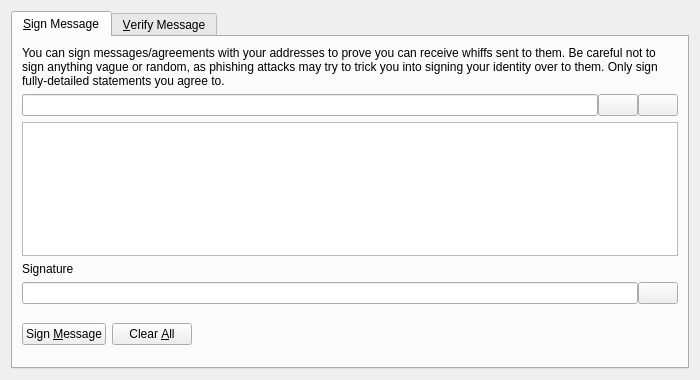
<?xml version="1.0" encoding="UTF-8"?>
<ui version="4.0">
 <class>SignVerifyMessageDialog</class>
 <widget class="QDialog" name="SignVerifyMessageDialog">
  <property name="geometry">
   <rect>
    <x>0</x>
    <y>0</y>
    <width>700</width>
    <height>380</height>
   </rect>
  </property>
  <property name="windowTitle">
   <string>Signatures - Sign / Verify a Message</string>
  </property>
  <property name="modal">
   <bool>true</bool>
  </property>
  <layout class="QVBoxLayout" name="verticalLayout">
   <item>
    <widget class="QTabWidget" name="tabWidget">
     <property name="currentIndex">
      <number>0</number>
     </property>
     <widget class="QWidget" name="tabSignMessage">
      <attribute name="title">
       <string>&amp;Sign Message</string>
      </attribute>
      <layout class="QVBoxLayout" name="verticalLayout_SM">
       <item>
        <widget class="QLabel" name="infoLabel_SM">
         <property name="text">
          <string>You can sign messages/agreements with your addresses to prove you can receive whiffs sent to them. Be careful not to sign anything vague or random, as phishing attacks may try to trick you into signing your identity over to them. Only sign fully-detailed statements you agree to.</string>
         </property>
         <property name="textFormat">
          <enum>Qt::PlainText</enum>
         </property>
         <property name="wordWrap">
          <bool>true</bool>
         </property>
        </widget>
       </item>
       <item>
        <layout class="QHBoxLayout" name="horizontalLayout_1_SM">
         <property name="spacing">
          <number>0</number>
         </property>
         <item>
          <widget class="QValidatedLineEdit" name="addressIn_SM">
           <property name="toolTip">
            <string>The Whiff address to sign the message with</string>
           </property>
          </widget>
         </item>
         <item>
          <widget class="QPushButton" name="addressBookButton_SM">
           <property name="toolTip">
            <string>Choose previously used address</string>
           </property>
           <property name="text">
            <string/>
           </property>
           <property name="icon">
            <iconset resource="../whiff.qrc">
             <normaloff>:/icons/address-book</normaloff>:/icons/address-book</iconset>
           </property>
           <property name="shortcut">
            <string>Alt+A</string>
           </property>
           <property name="autoDefault">
            <bool>false</bool>
           </property>
          </widget>
         </item>
         <item>
          <widget class="QPushButton" name="pasteButton_SM">
           <property name="toolTip">
            <string>Paste address from clipboard</string>
           </property>
           <property name="text">
            <string/>
           </property>
           <property name="icon">
            <iconset resource="../whiff.qrc">
             <normaloff>:/icons/editpaste</normaloff>:/icons/editpaste</iconset>
           </property>
           <property name="shortcut">
            <string>Alt+P</string>
           </property>
           <property name="autoDefault">
            <bool>false</bool>
           </property>
          </widget>
         </item>
        </layout>
       </item>
       <item>
        <widget class="QPlainTextEdit" name="messageIn_SM">
         <property name="toolTip">
          <string>Enter the message you want to sign here</string>
         </property>
        </widget>
       </item>
       <item>
        <widget class="QLabel" name="signatureLabel_SM">
         <property name="text">
          <string>Signature</string>
         </property>
         <property name="textFormat">
          <enum>Qt::PlainText</enum>
         </property>
        </widget>
       </item>
       <item>
        <layout class="QHBoxLayout" name="horizontalLayout_2_SM">
         <property name="spacing">
          <number>0</number>
         </property>
         <item>
          <widget class="QLineEdit" name="signatureOut_SM">
           <property name="font">
            <font>
             <italic>true</italic>
            </font>
           </property>
           <property name="readOnly">
            <bool>true</bool>
           </property>
          </widget>
         </item>
         <item>
          <widget class="QPushButton" name="copySignatureButton_SM">
           <property name="toolTip">
            <string>Copy the current signature to the system clipboard</string>
           </property>
           <property name="text">
            <string/>
           </property>
           <property name="icon">
            <iconset resource="../whiff.qrc">
             <normaloff>:/icons/editcopy</normaloff>:/icons/editcopy</iconset>
           </property>
           <property name="autoDefault">
            <bool>false</bool>
           </property>
          </widget>
         </item>
        </layout>
       </item>
       <item>
        <layout class="QHBoxLayout" name="horizontalLayout_3_SM">
         <item>
          <widget class="QPushButton" name="signMessageButton_SM">
           <property name="toolTip">
            <string>Sign the message to prove you own this Whiff address</string>
           </property>
           <property name="text">
            <string>Sign &amp;Message</string>
           </property>
           <property name="icon">
            <iconset resource="../whiff.qrc">
             <normaloff>:/icons/edit</normaloff>:/icons/edit</iconset>
           </property>
           <property name="autoDefault">
            <bool>false</bool>
           </property>
          </widget>
         </item>
         <item>
          <widget class="QPushButton" name="clearButton_SM">
           <property name="toolTip">
            <string>Reset all sign message fields</string>
           </property>
           <property name="text">
            <string>Clear &amp;All</string>
           </property>
           <property name="icon">
            <iconset resource="../whiff.qrc">
             <normaloff>:/icons/remove</normaloff>:/icons/remove</iconset>
           </property>
           <property name="autoDefault">
            <bool>false</bool>
           </property>
          </widget>
         </item>
         <item>
          <spacer name="horizontalSpacer_1_SM">
           <property name="orientation">
            <enum>Qt::Horizontal</enum>
           </property>
           <property name="sizeHint" stdset="0">
            <size>
             <width>40</width>
             <height>48</height>
            </size>
           </property>
          </spacer>
         </item>
         <item>
          <widget class="QLabel" name="statusLabel_SM">
           <property name="font">
            <font>
             <weight>75</weight>
             <bold>true</bold>
            </font>
           </property>
           <property name="text">
            <string/>
           </property>
           <property name="wordWrap">
            <bool>true</bool>
           </property>
          </widget>
         </item>
         <item>
          <spacer name="horizontalSpacer_2_SM">
           <property name="orientation">
            <enum>Qt::Horizontal</enum>
           </property>
           <property name="sizeHint" stdset="0">
            <size>
             <width>40</width>
             <height>48</height>
            </size>
           </property>
          </spacer>
         </item>
        </layout>
       </item>
      </layout>
     </widget>
     <widget class="QWidget" name="tabVerifyMessage">
      <attribute name="title">
       <string>&amp;Verify Message</string>
      </attribute>
      <layout class="QVBoxLayout" name="verticalLayout_VM">
       <item>
        <widget class="QLabel" name="infoLabel_VM">
         <property name="text">
          <string>Enter the receiver's address, message (ensure you copy line breaks, spaces, tabs, etc. exactly) and signature below to verify the message. Be careful not to read more into the signature than what is in the signed message itself, to avoid being tricked by a man-in-the-middle attack. Note that this only proves the signing party receives with the address, it cannot prove sendership of any transaction!</string>
         </property>
         <property name="textFormat">
          <enum>Qt::PlainText</enum>
         </property>
         <property name="alignment">
          <set>Qt::AlignLeading|Qt::AlignLeft|Qt::AlignTop</set>
         </property>
         <property name="wordWrap">
          <bool>true</bool>
         </property>
        </widget>
       </item>
       <item>
        <layout class="QHBoxLayout" name="horizontalLayout_1_VM">
         <property name="spacing">
          <number>0</number>
         </property>
         <item>
          <widget class="QValidatedLineEdit" name="addressIn_VM">
           <property name="toolTip">
            <string>The Whiff address the message was signed with</string>
           </property>
          </widget>
         </item>
         <item>
          <widget class="QPushButton" name="addressBookButton_VM">
           <property name="toolTip">
            <string>Choose previously used address</string>
           </property>
           <property name="text">
            <string/>
           </property>
           <property name="icon">
            <iconset resource="../whiff.qrc">
             <normaloff>:/icons/address-book</normaloff>:/icons/address-book</iconset>
           </property>
           <property name="shortcut">
            <string>Alt+A</string>
           </property>
           <property name="autoDefault">
            <bool>false</bool>
           </property>
          </widget>
         </item>
        </layout>
       </item>
       <item>
        <widget class="QPlainTextEdit" name="messageIn_VM"/>
       </item>
       <item>
        <widget class="QValidatedLineEdit" name="signatureIn_VM"/>
       </item>
       <item>
        <layout class="QHBoxLayout" name="horizontalLayout_2_VM">
         <item>
          <widget class="QPushButton" name="verifyMessageButton_VM">
           <property name="toolTip">
            <string>Verify the message to ensure it was signed with the specified Whiff address</string>
           </property>
           <property name="text">
            <string>Verify &amp;Message</string>
           </property>
           <property name="icon">
            <iconset resource="../whiff.qrc">
             <normaloff>:/icons/transaction_0</normaloff>:/icons/transaction_0</iconset>
           </property>
           <property name="autoDefault">
            <bool>false</bool>
           </property>
          </widget>
         </item>
         <item>
          <widget class="QPushButton" name="clearButton_VM">
           <property name="toolTip">
            <string>Reset all verify message fields</string>
           </property>
           <property name="text">
            <string>Clear &amp;All</string>
           </property>
           <property name="icon">
            <iconset resource="../whiff.qrc">
             <normaloff>:/icons/remove</normaloff>:/icons/remove</iconset>
           </property>
           <property name="autoDefault">
            <bool>false</bool>
           </property>
          </widget>
         </item>
         <item>
          <spacer name="horizontalSpacer_1_VM">
           <property name="orientation">
            <enum>Qt::Horizontal</enum>
           </property>
           <property name="sizeHint" stdset="0">
            <size>
             <width>40</width>
             <height>48</height>
            </size>
           </property>
          </spacer>
         </item>
         <item>
          <widget class="QLabel" name="statusLabel_VM">
           <property name="font">
            <font>
             <weight>75</weight>
             <bold>true</bold>
            </font>
           </property>
           <property name="text">
            <string/>
           </property>
           <property name="wordWrap">
            <bool>true</bool>
           </property>
          </widget>
         </item>
         <item>
          <spacer name="horizontalSpacer_2_VM">
           <property name="orientation">
            <enum>Qt::Horizontal</enum>
           </property>
           <property name="sizeHint" stdset="0">
            <size>
             <width>40</width>
             <height>48</height>
            </size>
           </property>
          </spacer>
         </item>
        </layout>
       </item>
      </layout>
     </widget>
    </widget>
   </item>
  </layout>
 </widget>
 <customwidgets>
  <customwidget>
   <class>QValidatedLineEdit</class>
   <extends>QLineEdit</extends>
   <header>qvalidatedlineedit.h</header>
  </customwidget>
 </customwidgets>
 <resources>
  <include location="../whiff.qrc"/>
 </resources>
 <connections/>
</ui>
